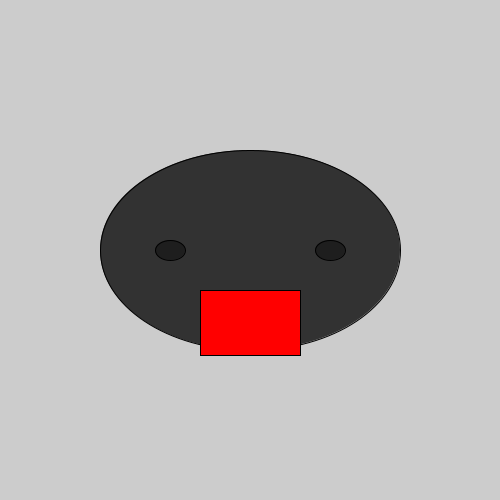
Frame 1 (no input)
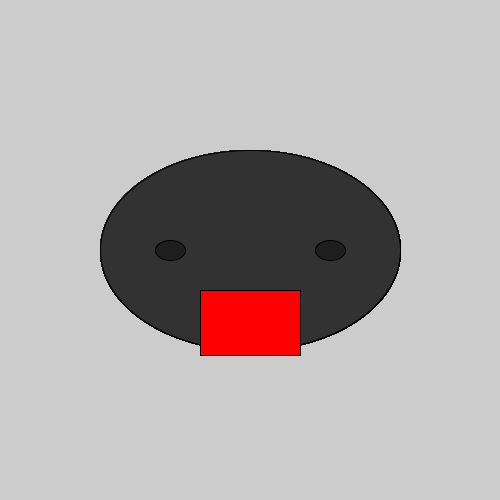
Frame 60 (the mouse pressed at the canvas centre just before this capture)
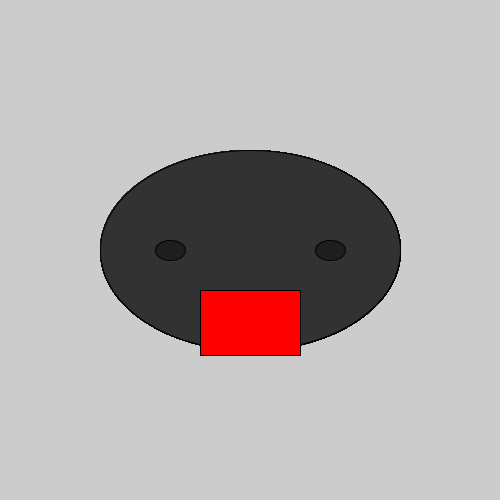
Frame 120 (the mouse held since frame 60 and released just before this capture)

The Processing sketch that drew these frames (run headless with seeded random() and noise(); from frame 60 on, the mouse is pressed at the canvas centre):

// Processing sketch: processing_185507
// ── processing_185507.pde

void setup() {  
  size(500, 500); 
  
}

void draw() { 
  fill(50);
  
  ellipse(250,250,300,200);
  
  fill(30);
  ellipse(170,250,30,20);
  ellipse(330,250,30,20);
  
  fill(255,0,0);
  rect(200,290,100,65); 
  }
  
